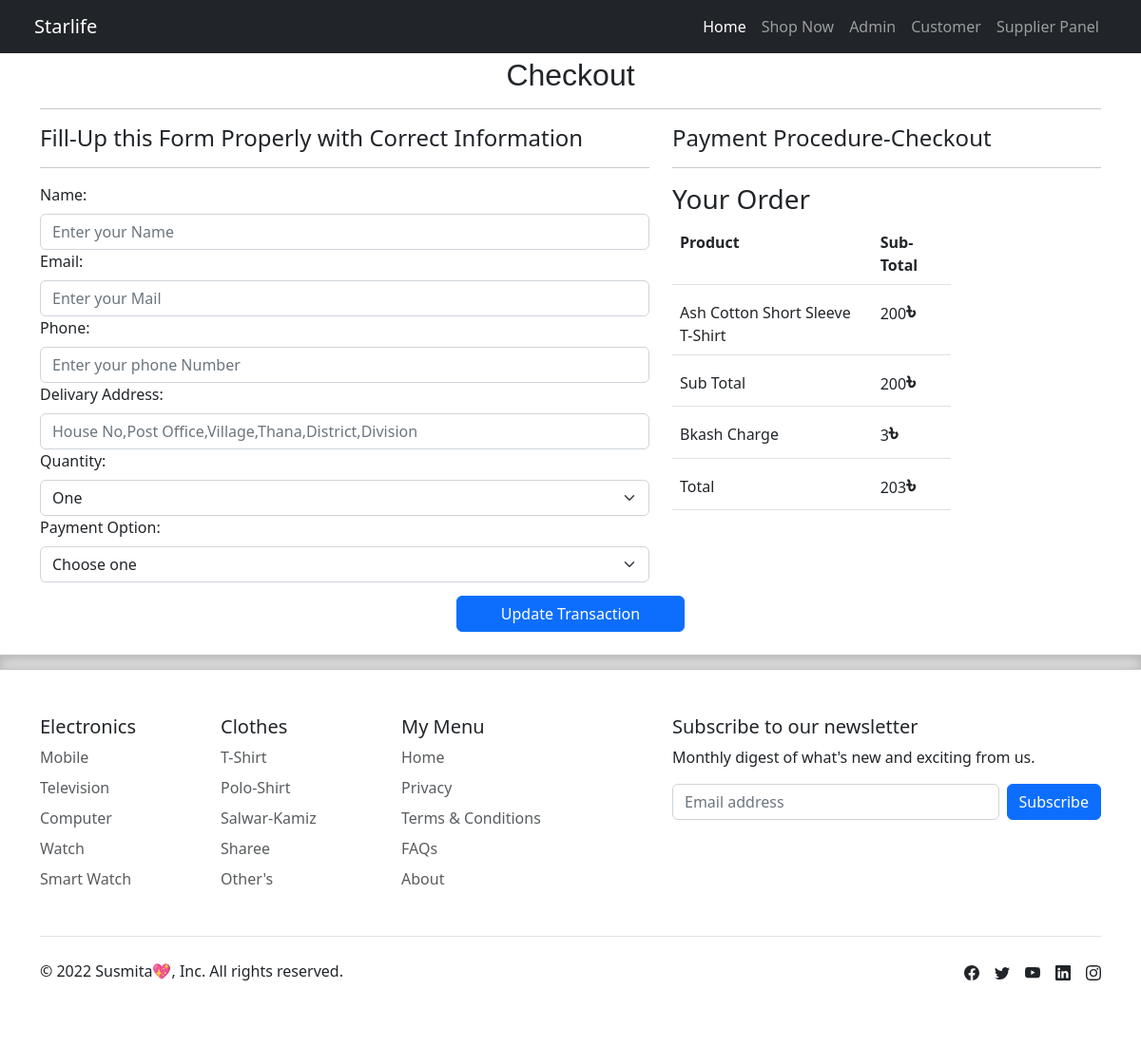
/cart/3cart.php?id=1 (signed in), run on the app's committed database.
### tables this page shows
CREATE TABLE `products` (
  `product_id` int(100) NOT NULL,
  `product_name` varchar(50) NOT NULL,
  `supplier_id` int(10) NOT NULL,
  `categoryid` int(10) NOT NULL,
  `instock` int(10) NOT NULL,
  `unit` varchar(300) NOT NULL,
  `price` varchar(100) NOT NULL,
  `image` varchar(50) NOT NULL
);

### cart/3cart.php (the view, shortened to what this page needs)
<?php
include('../connection.php');
$recv = $_REQUEST['id'];
$sql = "SELECT * FROM `products` WHERE `product_id`='$recv'";
$result = mysqli_query($conn, $sql);
while ($row = mysqli_fetch_assoc($result)) {
    $instock = $row['instock'];
?>
    <?php
    if ($instock <= 0) {
        echo '<script>alert("Product is Out of the Stock, You can not buy, try another one.");</script>';
        header('refresh:0; url=http://localhost/All_Code/ecommerce_system/shopnow.php');
    } else {
    ?>
        <?php
        $recv = $_REQUEST['id'];
        $sql = "SELECT * FROM `products` WHERE `product_id`='$recv'";
        $result = mysqli_query($conn, $sql);
        while ($row = mysqli_fetch_assoc($result)) {
        ?>
            <!DOCTYPE html>
            <html lang="en">
            <head>
                <link rel="stylesheet" href="../css/bootstrap.min.css">
            </head>
            <body>
                <?php
                include('../header.php'); ?>
                <section id="sec1">
                    <div class="container">
                        <h2 style="text-align: center;font-family:'Gill Sans', 'Gill Sans MT', Calibri, 'Trebuchet MS', sans-serif;padding-top:60px;">Checkout</h2>
                        <hr>
                        <form action="http://localhost/All_Code/ecommerce_system/cart/3cartcode.php" method="post">
                            <div class="row">
                                <div class="col-lg-7">
                                    <h4>Fill-Up this Form Properly with Correct Information</h4>
                                    <hr>
                                    <label for="" class="form-label">Name:</label>
                                    <input type="text" class="form-control w-100" name="name" placeholder="Enter your Name" required>
                                    <label for="" class="form-label">Email:</label>
                                    <input type="email" class="form-control w-100" name="email" placeholder="Enter your Mail" required>
                                    <label for="" class="form-label">Phone:</label>
                                    <input type="number" class="form-control w-100" name="phone" placeholder="Enter your phone Number" required>
                                    <label for="" class="form-label">Delivary Address:</label>
                                    <input type="text" class="form-control w-100" name="address" placeholder="House No,Post Office,Village,Thana,District,Division" required>
                                    <label for="" class="form-label">Quantity: </label>
                                    <select id="list" name="quantity" class="form-select w-100" aria-label="Default select example">
                                        <option value="1">One</option>
                                    </select>
                                    <label for="" class="form-label">Payment Option: </label>
                                    <select id="list" name="payment_option" class="form-select w-100" aria-label="Default select example">
                                        <option>Choose one</option>
                                    </select>
                                </div>
                                <div class="col-lg-5">
                                    <h4>Payment Procedure-Checkout</h4>
                                    <hr>
                                    <div class="row">
                                        <div class="col-lg-8">
                                            <h3>Your Order</h3>
                                            <table class="table">
                                                <tr>
                                                    <th scope="col">Product</th>
                                                    <th scope="col">Sub-Total</th>
                                                </tr>
                                                <tr>
                                                    <td style="padding-top: 17px;"><?php echo $row['product_name']; ?></td>
                                                    <td><?php echo $row['price']; ?><span style="font-size: 25px;font-weight:bold">৳</span></td>
                                                </tr>
                                                <tr>
                                                    <td style="padding-top: 17px;">Sub Total</td>
                                                    <td><?php echo $row['price']; ?><span style="font-size: 25px;font-weight:bold">৳</span></td>
                                                </tr>
                                                <tr>
                                                    <td style="padding-top: 17px;">Bkash Charge</td>
                                                    <td><?php $bkash_charge = 3;
                                                        echo $bkash_charge; ?><span style="font-size: 25px;font-weight:bold">৳</span></td>
                                                </tr>
                                                <tr>
                                                    <td style="padding-top: 17px;">Total</td>
                                                    <td id="tt"><?php echo $bkash_charge + $row['price']; ?><span style="font-size: 25px;font-weight:bold">৳</span></td>
                                                </tr>
                                            </table>
                                        </div>
                                    </div>
                                </div>
                              </div>
                            </div>
                            <button type="submit" class="btn btn-primary btn1" style="margin-top: 14px;">Update Transaction</button> <br><br>
                </section>
            </body>
            </html>
        <?php
        }
        include('../footer.php');
        ?>
    <?php
    }
    ?>
<?php
}
?>

### header.php (shortened to what this page needs)
<?php
$url = $_ENV['BASE_URL'];
$brandName = $_ENV['BRAND_NAME'];
?>
<!DOCTYPE html>
<html lang="en">
<head>
  <link href="https://cdn.jsdelivr.net/npm/bootstrap@5.3.2/dist/css/bootstrap.min.css" rel="stylesheet">
</head>
<body>
  <nav class="navbar navbar-expand-lg fixed-top navbar-dark bg-dark px-4 py-2">
    <div class="container-fluid">
      <a class="navbar-brand" href="<?php echo $url; ?>/index.php"><?php echo $brandName; ?></a>
      <div class="collapse navbar-collapse" id="navbarNav">
        <ul class="navbar-nav">
          <li class="nav-item">
            <a class="nav-link active" aria-current="page" href="<?php echo $url; ?>/index.php">Home</a>
          </li>
          <li class="nav-item">
            <a class="nav-link" href="<?php echo $url; ?>/shopnow.php">Shop Now</a>
          </li>
          <li class="nav-item withdrop" id="dropadmin">
            <a class="nav-link" href="#">Admin</a>
          </li>
          <li class="nav-item withdrop">
            <a class="nav-link" href="#">Customer</a>
          </li>
          <li class="nav-item withdrop">
            <a class="nav-link" href="#">Supplier Panel</a>
          </li>
        </ul>
      </div>
    </div>
  </nav>
</body>
</html>

### footer.php (shortened to what this page needs)
<?php
$url = $_ENV['BASE_URL'];
$authorName = $_ENV['AUTHOR_NAME'];
?>
<link href="css/bootstrap.min.css" rel="stylesheet">
<div class="b-example-divider"></div>
<div class="container">
  <footer class="py-5">
    <div class="row">
      <div class="col-6 col-md-2 mb-3">
        <h5>Electronics</h5>
        <ul class="nav flex-column">
          <li class="nav-item mb-2"><a href="<?php echo $url; ?>/product_category/mobile_accesories.php" class="nav-link p-0 text-muted">Mobile</a></li>
          <li class="nav-item mb-2"><a href="<?php echo $url; ?>/product_category/television_category.php" class="nav-link p-0 text-muted">Television</a></li>
          <li class="nav-item mb-2"><a href="<?php echo $url; ?>/product_category/computer_accesories.php" class="nav-link p-0 text-muted">Computer</a></li>
          <li class="nav-item mb-2"><a href="<?php echo $url; ?>/product_category/watch_category.php" class="nav-link p-0 text-muted">Watch</a></li>
          <li class="nav-item mb-2"><a href="<?php echo $url; ?>/product_category/watch_category.php" class="nav-link p-0 text-muted">Smart Watch</a></li>
        </ul>
      </div>
      <div class="col-6 col-md-2 mb-3">
        <h5>Clothes</h5>
        <ul class="nav flex-column">
          <li class="nav-item mb-2"><a href="<?php echo $url; ?>/product_category/tshirt_category.php" class="nav-link p-0 text-muted">T-Shirt</a></li>
          <li class="nav-item mb-2"><a href="#" class="nav-link p-0 text-muted">Polo-Shirt</a></li>
          <li class="nav-item mb-2"><a href="#" class="nav-link p-0 text-muted">Salwar-Kamiz</a></li>
          <li class="nav-item mb-2"><a href="<?php echo $url; ?>/product_category/sharee_category.php" class="nav-link p-0 text-muted">Sharee</a></li>
          <li class="nav-item mb-2"><a href="#" class="nav-link p-0 text-muted">Other's</a></li>
        </ul>
      </div>
      <div class="col-6 col-md-2 mb-3">
        <h5>My Menu</h5>
        <ul class="nav flex-column">
          <li class="nav-item mb-2"><a href="#" class="nav-link p-0 text-muted">Home</a></li>
          <li class="nav-item mb-2"><a href="#" class="nav-link p-0 text-muted">Privacy</a></li>
          <li class="nav-item mb-2"><a href="#" class="nav-link p-0 text-muted">Terms & Conditions</a></li>
          <li class="nav-item mb-2"><a href="#" class="nav-link p-0 text-muted">FAQs</a></li>
          <li class="nav-item mb-2"><a href="#" class="nav-link p-0 text-muted">About</a></li>
        </ul>
      </div>
      <div class="col-md-5 offset-md-1 mb-3">
        <form>
          <h5>Subscribe to our newsletter</h5>
          <p>Monthly digest of what's new and exciting from us.</p>
          <div class="d-flex flex-column flex-sm-row w-100 gap-2">
            <input id="newsletter1" type="text" class="form-control" placeholder="Email address">
            <button class="btn btn-primary" type="button">Subscribe</button>
          </div>
        </form>
      </div>
    </div>
    <div class="d-flex flex-column flex-sm-row justify-content-between py-4 my-4 border-top">
      <p>&copy; 2022 <?php echo $authorName ?>💖, Inc. All rights reserved.</p>
      <ul class="list-unstyled d-flex">
        <li class="ms-3"><a class="link-dark" href="#">
          </a></li>
        <li class="ms-3"><a class="link-dark" href="#"></a></li>
        <li class="ms-3"><a class="link-dark" href="#"></a></li>
        <li class="ms-3"><a class="link-dark" href="#"></a></li>
        <li class="ms-3"><a class="link-dark" href="#"></a></li>
      </ul>
    </div>
  </footer>
</div>
</body>
</html>

### header.php (style rules this page uses)
.navbar-nav { margin-left: auto; }

### footer.php (style rules this page uses)
.b-example-divider { height: 1rem; background-color: rgba(0, 0, 0, .1); border: solid rgba(0, 0, 0, .15); border-width: 1px 0; box-shadow: inset 0 .5em 1.5em rgba(0, 0, 0, .1), inset 0 .125em .5em rgba(0, 0, 0, .15); }

### cart/3cart.php (style rules this page uses)
.btn1 { margin-left: 40%; width: 20%; }

### data on the page
products: product_name "Ash Cotton Short Sleeve T-Shirt", price "200", bkash_charge "3", $bkash_charge + $row['price'] "203"
